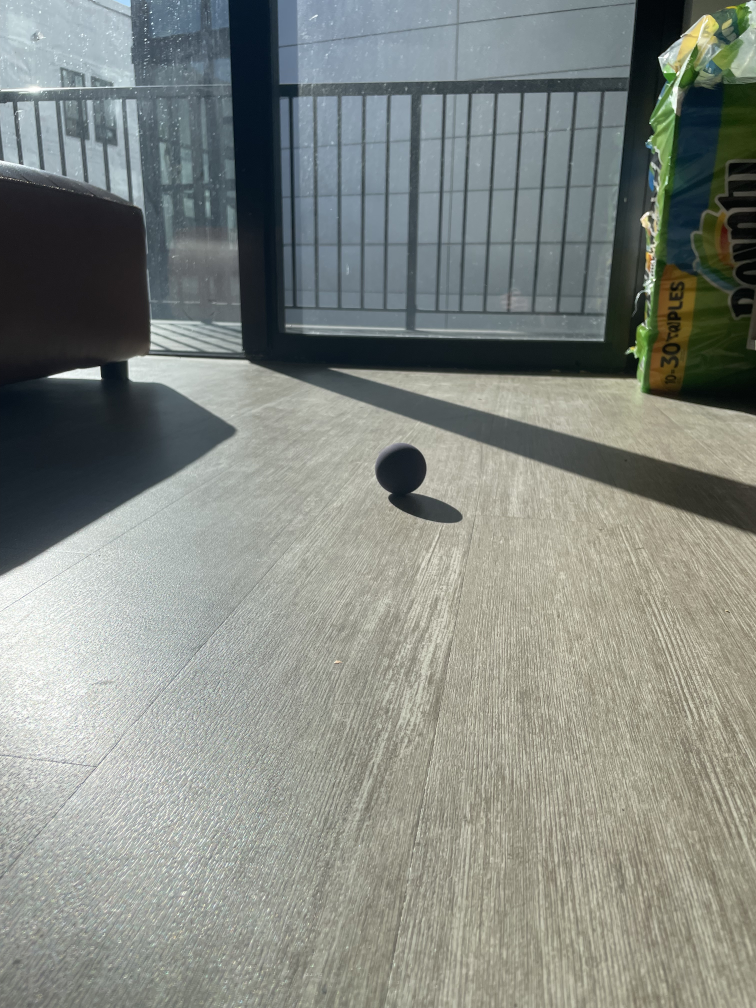
#> input picture ball1.jpeg, 3024 x 4032 px, given in place of pink_ball.mov, which was not available (shown at 1/4 size)
$ python detect_ball_video.py
#> lines starting #> are read from the running program, lines starting #| are printed output that depends on the picture; after the words box and inside, x2 and y2 are one past the last pixel; in counts of white or black regions, pixels touching at a corner belong together
import cv2 as cv
import numpy as np
import time

lower_pink = np.array([140, 130, 0])   # Lower bound for pink color in HSV
upper_pink = np.array([170, 255, 255])  # Upper bound for pink color in HSV

video = cv.VideoCapture("pink_ball.mov")

times = []
begin = time.time()

# [6 lines of commented-out code are left out]

while True:
    start = time.time()
    ret, frame = video.read()
#> frame is the input picture: shape (4032, 3024, 3); mean B, G, R 129.9, 135.9, 131.2
    if not ret: break

    frame_hsv = cv.cvtColor(frame, cv.COLOR_BGR2HSV)
#> frame_hsv: shape (4032, 3024, 3); mean H, S, V 62.4, 39.6, 139.4
    pink_mask = cv.inRange(frame_hsv, lower_pink, upper_pink)
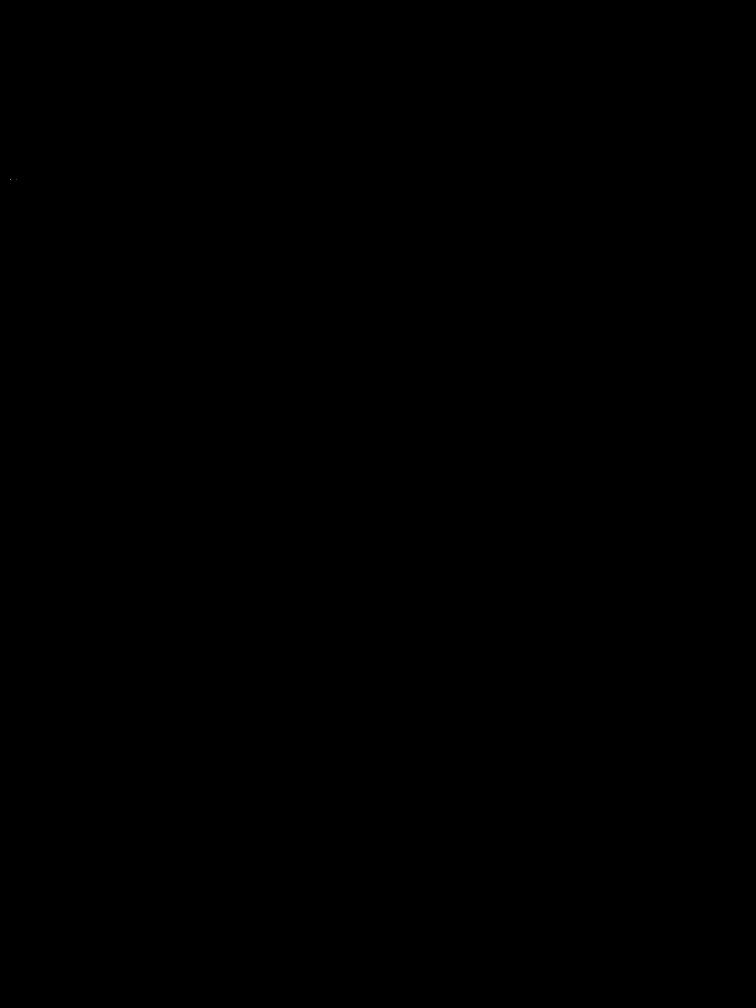
#> pink_mask: shape (4032, 3024) (shown at 1/4 size); 0% white in thin lines or dots, all inside (x1, y1, x2, y2) = (42, 716, 66, 720)

    blurFrame = cv.GaussianBlur(pink_mask, (17,17), 0)

    circles = cv.HoughCircles(blurFrame, cv.HOUGH_GRADIENT, 1.4, 5000,
                            param1=140, param2=30, minRadius=0, maxRadius=250)
#> circles = None

    if circles is not None:
        circles = np.uint32(np.around(circles))
        # cv.circle(frame, (circles[0,0,0], circles[0,0,1]), circles[0,0,2], (0, 255, 0), 3)
        x, y, r = circles[0,0,0], circles[0,0,1], circles[0,0,2]

    # [9 lines of commented-out code are left out]

    end = time.time()
    times.append(end - start)

# file.close()

avg = np.mean(times)
fps = 1 / avg
print(f"FPS: {fps}")

end = time.time()
print(f"Video took: {end-begin} s")

video.release()
# out_video.release()
cv.destroyAllWindows()

$ run again, on ball2.jpeg
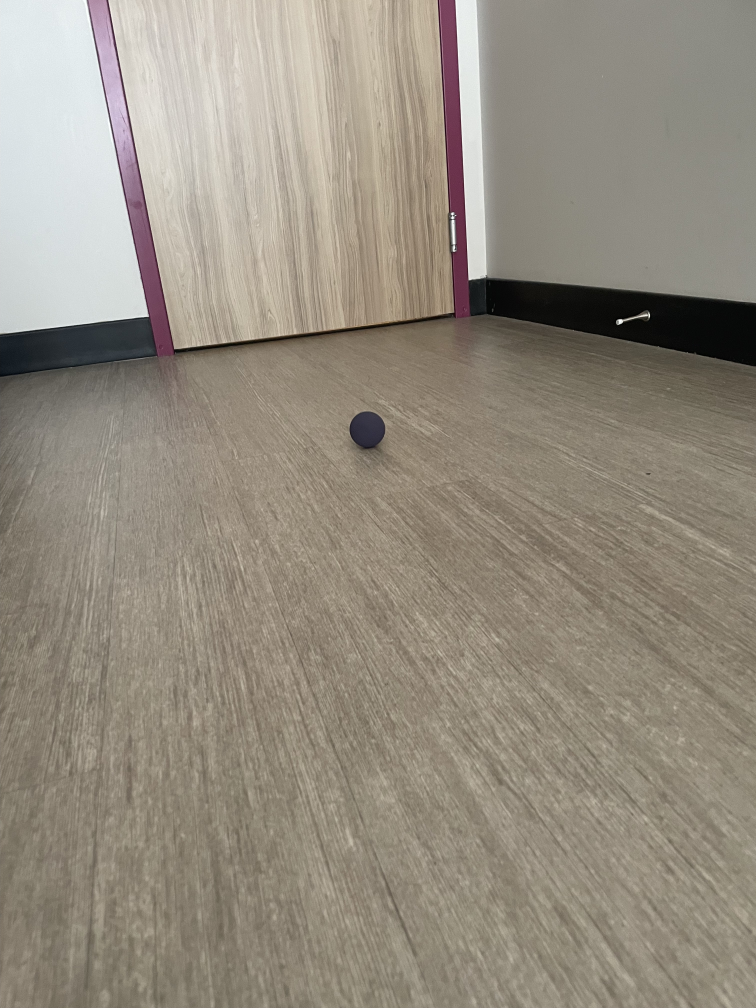
#> input picture ball2.jpeg, 3024 x 4032 px, given in place of pink_ball.mov, which was not available (shown at 1/4 size)
#> frame is the input picture: shape (4032, 3024, 3); mean B, G, R 127.9, 140.7, 148.5
#> frame_hsv: shape (4032, 3024, 3); mean H, S, V 27.2, 40.1, 149.1
#> `pink_mask = cv.inRange(frame_hsv, lower_pink, upper_pink)`:
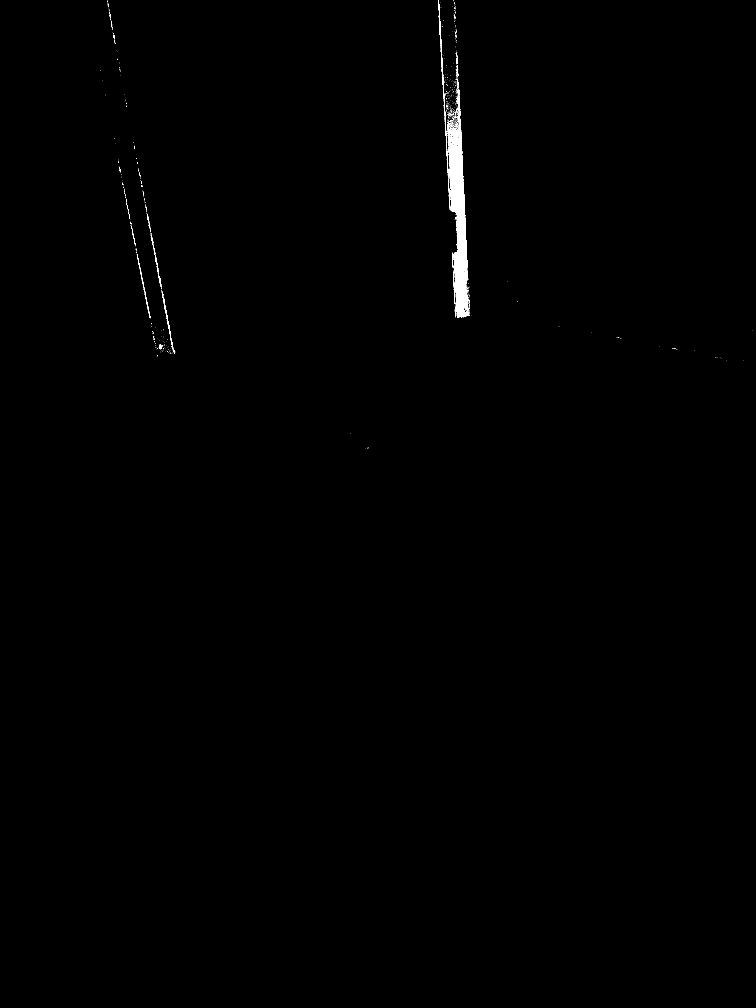
#> pink_mask: shape (4032, 3024) (shown at 1/4 size); 0.31% white; 789 white regions (748 under 20 px), largest, box (x1, y1, x2, y2) and area: (1790, 354, 1877, 1270) 29713, (1752, 0, 1778, 395) 1470, (647, 1168, 684, 1351) 639
#> `circles = cv.HoughCircles(blurFrame, cv.HOUGH_GRADIENT, 1.4, 5000, par..`: circles = [[1788.5, 1099.7, 83.02]]
#> `circles = np.uint32(np.around(circles))`: circles = [[1788, 1100, 83]]
#> x = 1788; y = 1100; r = 83
